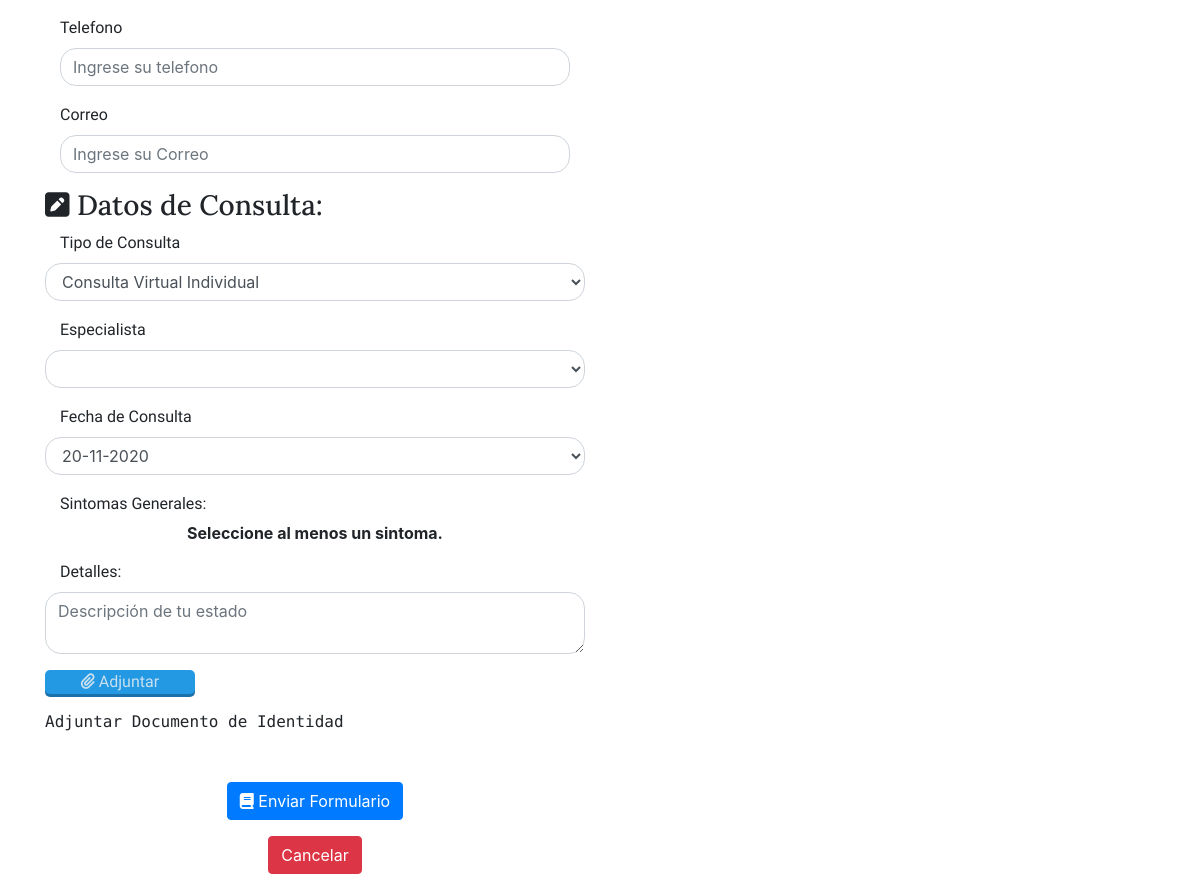
/formulario.php (middle part), run on an earlier commit of the app's database.
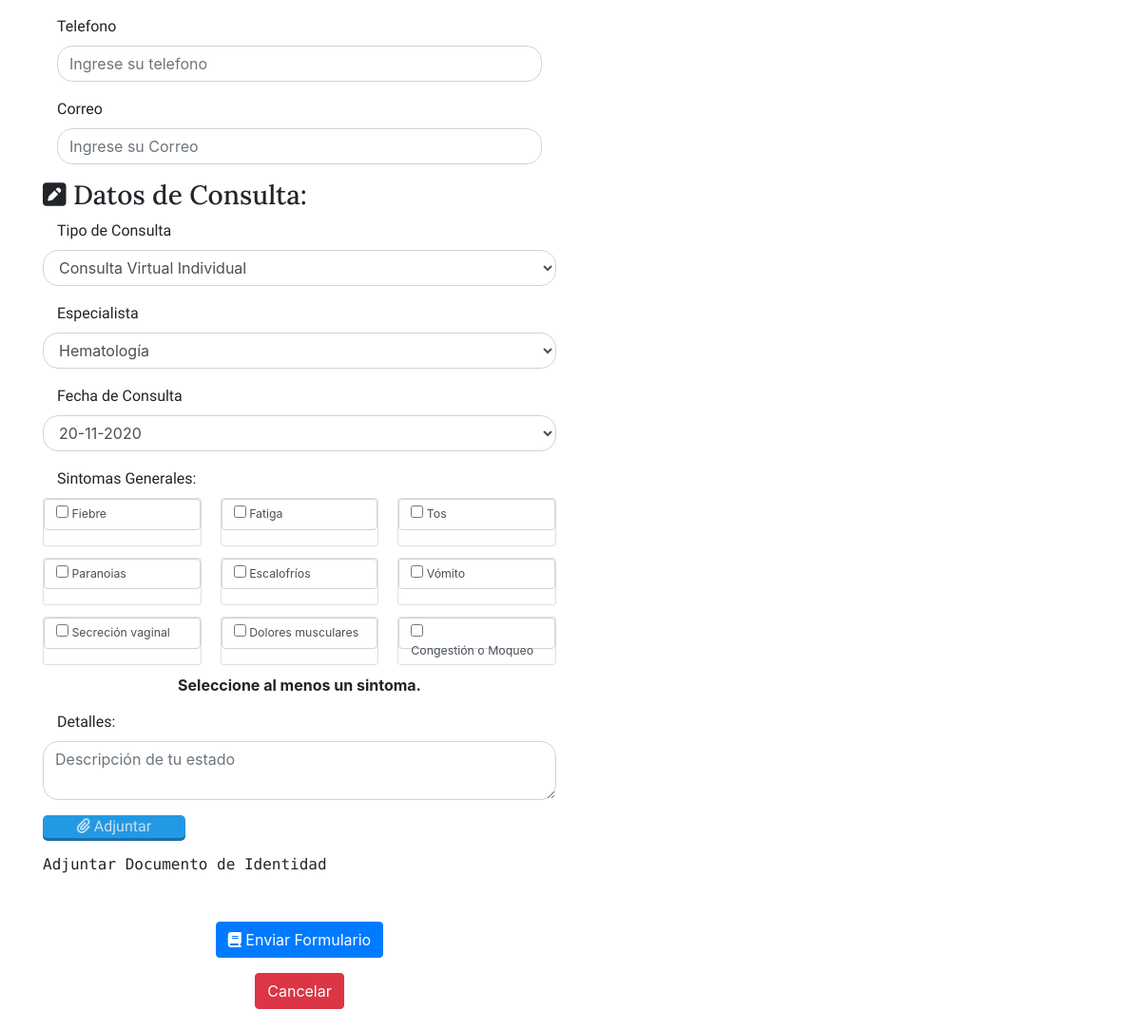
And on a later commit of the database.
### tables this page shows
CREATE TABLE `sintomas` (
  `idsintomas` int(11) NOT NULL,
  `nombresintoma` varchar(45) DEFAULT NULL
);

### formulario.php (the view, shortened to what this page needs)
<!DOCTYPE html>
<html lang="es">
<head>
    <?php
        include("particiones/head.php");
    ?>
</head>
<body>
    <div class="container">
        <div class="row mt-3">
            <div class="col-12 col-lg-6 animate__animated animate__backInLeft">
                <form id="formulario" action="formulario.php" method="POST" enctype="multipart/form-data">
                    <div class="form-group">
                        <label class="col control-label parrafo">Telefono</label>
                        <div class="col">
                            <input type="Number" min="0" name="Telefono" class="form-control redondear"
                                placeholder="Ingrese su telefono" required>
                        </div>
                    </div>
                    <div class="form-group">
                        <label class="col control-label parrafo">Correo</label>
                        <div class="col">
                            <input type="email" name="Correo" class="form-control redondear"
                                placeholder="Ingrese su Correo" required>
                        </div>
                    </div>
                    <h3 class="titulo"><i class="fas fa-pen-square"></i> Datos de Consulta:</h3>
                    <div class="form-group">
                        <label class="col control-label parrafo">Tipo de Consulta</label>
                        <select name="TipoConsulta" class="col form-control redondear" required>
                            <option name="TipoConsulta" value="CInd">Consulta Virtual Individual</option>
                        </select>
                    </div>
                    <div class="form-group">
                        <label class="col control-label parrafo">Especialista</label>
                        <select name="Especialistas" class="col form-control redondear" required>
                            <?php
                                $con = conectar();
                                $consulta = "SELECT * FROM tipoespecialista";
                                $resultado = mysqli_query($con, $consulta) or die ( "Algo ha salido mal en la consulta a la base de datos");
                                while ($valores = mysqli_fetch_array($resultado)) {
                                    echo '<option name="Especialistas" value="'.$valores["nombretipoesp"].'">'.$valores["nombretipoesp"].'</option>';
                                }
                            ?>
                        </select>
                    </div>
                    <div class="form-group">
                        <label class="col control-label parrafo">Fecha de Consulta</label>
                        <select name="FechaConsulta" class="col form-control redondear" required>
                            <?php
                                $fecha = date("d-m-Y");
                                $fechaManana = date("d-m-Y",strtotime($fecha."+ 1 days"));
                                echo '<option name="FechaConsulta" value="1">'.$fechaManana.'</option>';
                            ?>
                        </select>
                    </div>
                    <div class="form-group">
                        <label class="col control-label parrafo">Sintomas Generales:</label>
                        <div class="card-columns">
                            <?php
                                $con = conectar();
                                $consulta = "SELECT * FROM sintomas";
                                $resultado = mysqli_query($con, $consulta) or die ( "Algo ha salido mal en la consulta a la base de datos");
                                while ($valores = mysqli_fetch_array($resultado)) {
                                    echo '<div class="card">';
                                    echo '<div class="form-group form-control" style="font-size: 77%;">';
                                    echo '<input type="checkbox" name="sintoma[]" id="'.$valores["nombresintoma"].'" value="'.$valores["nombresintoma"].'"> <label for="'.$valores["nombresintoma"].'"> '.$valores["nombresintoma"].'</label>';
                                    echo '</div>';
                                    echo '</div>';
                                }
                            ?>
                        </div>
                        <h6 class="text-center"><strong>Seleccione al menos un sintoma.</strong></h6>
                    </div>
                    <div class="form-group">
                        <label class="col control-label parrafo">Detalles:</label>
                        <textarea type="text" name="Descripcion" class="form-control redondear"
                            placeholder="Descripción de tu estado" required></textarea>
                    </div>
                    <div class="form-group" id="divArchivo">
                        <p class="parrafo" id="textArchivo"><i class="fas fa-paperclip"></i> Adjuntar</p>
                    </div>
                    <p class="fuenteArchivo" id="nameArchivo">Adjuntar Documento de Identidad</p>
                    <div class="form-group">
                        <label class="col control-label text-center">&nbsp;</label>
                        <div class="col text-center">
                            <button type="submit" class="btn btn-primary"><i class="fas fa-book"></i> Enviar
                                Formulario</button>
                        </div>
                    </div>
                </form>
                <div class="row">
                    <div class="col text-center">
                        <button class="btn btn-danger" data-toggle="modal" data-target="#modalCancelar">Cancelar</button>
                    </div>
                </div>
            </div>
            <br>
            <div class="col d-block animate__animated animate__backInRight">
            </div>
        </div>
    </div>
    <br>
</body>
</html>

### particiones/head.php (shortened to what this page needs)
<link rel="stylesheet" href="https://stackpath.bootstrapcdn.com/bootstrap/4.5.2/css/bootstrap.min.css">
<link rel="stylesheet" href="./public/css/index.css">
<link rel="stylesheet" href="https://cdnjs.cloudflare.com/ajax/libs/animate.css/4.1.1/animate.min.css">

### public/css/index.css (style rules this page uses)
#divArchivo { position: relative; margin: 0px; width: 150px; background-color: #2499e3; border-radius: 5px; box-shadow:0px 3px 0px #1a71a9; }
#textArchivo { text-align: center; color: rgba(242, 242, 242, 0.795); }
.titulo { font-family: 'Lora', serif; }
.parrafo { font-family: 'Comfortaa', cursive; }
.fuenteArchivo { font-family: 'Source Code Pro', monospace; }
.redondear { border-radius:1rem; }

What changed in the data, as far as the page shows it:
added sintomas: nombresintoma "Fiebre"
added sintomas: nombresintoma "Paranoias"
added sintomas: nombresintoma "Secreción vaginal"
added sintomas: nombresintoma "Fatiga"
added sintomas: nombresintoma "Escalofríos"
added sintomas: nombresintoma "Dolores musculares"
added sintomas: nombresintoma "Tos"
added sintomas: nombresintoma "Vómito"
added sintomas: nombresintoma "Congestión o Moqueo"
Also different on the page:
form field Especialistas: (not shown) → "Hematología"
